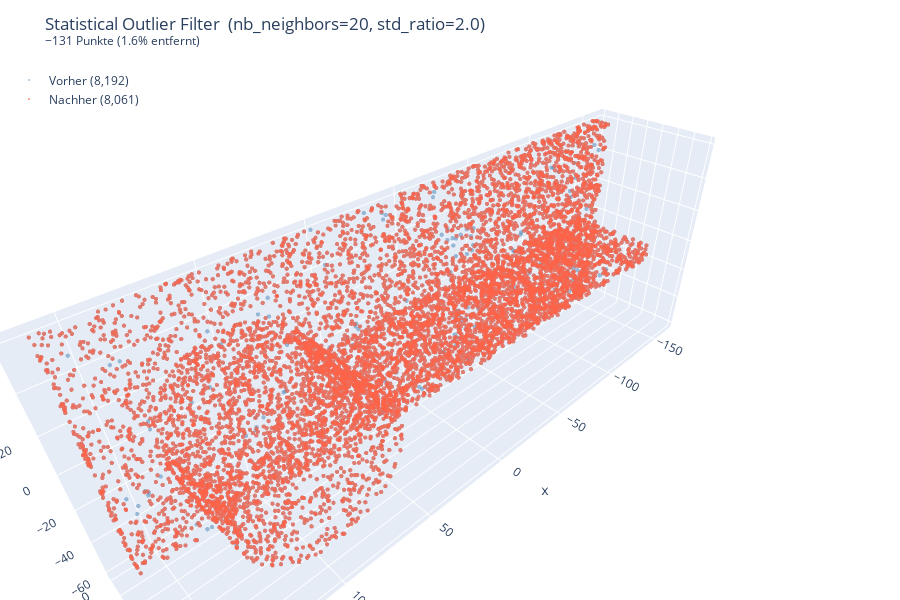

The notebook cell this image was saved under:
### Markdown cell above
## 5 – Step-für-Step
### 5.1 – Statistical Outlier Filter

### Code cell
NB_NEIGHBORS = 20
STD_RATIO    = 2.0

f = StatisticalOutlierFilter(nb_neighbors=NB_NEIGHBORS, std_ratio=STD_RATIO)
pcd_stat, step_report = f.apply(pcd_raw)

print(f'Vorher:   {step_report.points_before:,} Punkte')
print(f'Nachher:  {step_report.points_after:,} Punkte')
print(f'Entfernt: {step_report.points_removed:,} ({100 - step_report.retention_pct:.1f}% entfernt)')

plot_before_after(pcd_raw, pcd_stat,
    f'Statistical Outlier Filter  (nb_neighbors={NB_NEIGHBORS}, std_ratio={STD_RATIO})')

### Figure 1 — Plotly figure (JSON) as saved in the notebook; plotly's stock layout.template omitted (floating-point values rounded to 4 significant figures; data arrays with more than 128 entries replaced by an {"elided": "..."} marker saying what was removed)
{"data": [{"marker": {"color": "steelblue", "opacity": 0.5, "size": 1.5}, "mode": "markers", "name": "Vorher (8,192)", "type": "scatter3d", "visible": true, "x": {"elided": "8192 float values"}, "y": {"elided": "8192 float values"}, "z": {"elided": "8192 float values"}}, {"marker": {"color": "tomato", "opacity": 0.7, "size": 1.5}, "mode": "markers", "name": "Nachher (8,061)", "type": "scatter3d", "visible": true, "x": {"elided": "8061 float values"}, "y": {"elided": "8061 float values"}, "z": {"elided": "8061 float values"}}], "layout": {"height": 600, "legend": {"x": 0.01, "y": 0.99}, "margin": {"b": 0, "l": 0, "r": 0, "t": 60}, "scene": {"aspectmode": "data"}, "title": {"text": "Statistical Outlier Filter  (nb_neighbors=20, std_ratio=2.0)<br><sup>−131 Punkte (1.6% entfernt)</sup>"}}}
